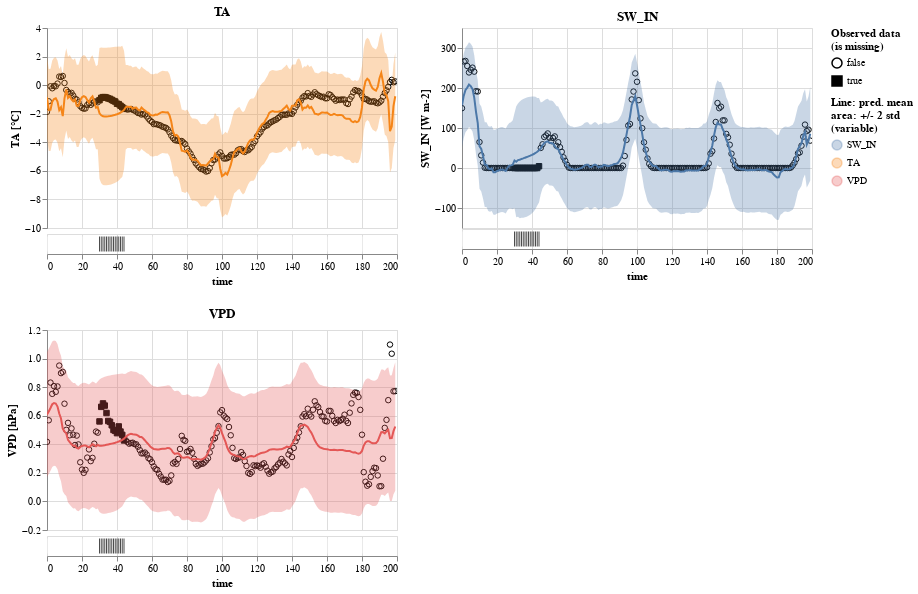

Notebook source saved alongside this figure:
### Code cell
gap2res(var_sel, gap_start=30, gap_len=15, block_start=500, block_end=700).display_results()

### Figure 1 — Vega-Lite specification as saved in the notebook (floating-point values rounded to 4 significant figures; data arrays with more than 128 entries replaced by an {"elided": "..."} marker saying what was removed)
{"config": {"view": {"continuousWidth": 400, "continuousHeight": 300}}, "vconcat": [{"hconcat": [{"vconcat": [{"layer": [{"data": {"name": "data-89403f95a594b6c91e76b7f11ff89ced"}, "mark": {"type": "point", "color": "black", "fillOpacity": 1, "strokeWidth": 1}, "encoding": {"fill": {"field": "is_missing", "legend": {"title": ["Observed data", "(is missing)"]}, "scale": {"range": ["#ffffff00", "black"]}, "type": "nominal"}, "shape": {"field": "is_missing", "type": "nominal"}, "x": {"axis": {"domain": false, "labels": false, "ticks": false, "title": null}, "field": "time", "type": "quantitative"}, "y": {"field": "value", "scale": {"zero": false}, "title": "TA [°C]", "type": "quantitative"}}}, {"layer": [{"mark": "errorband", "encoding": {"color": {"field": "variable", "legend": {"title": ["Line: pred. mean", "area: +/- 2 std", "(variable)"]}, "type": "nominal"}, "tooltip": [{"field": "std", "format": ".4", "type": "quantitative"}, {"field": "mean", "format": ".4", "type": "quantitative"}], "x": {"field": "time", "type": "quantitative"}, "y": {"field": "err_low", "scale": {"zero": false}, "title": "TA [°C]", "type": "quantitative"}, "y2": {"field": "err_high"}}, "height": 200, "transform": [{"calculate": "datum.mean - 2 * datum.std", "as": "err_low"}, {"calculate": "datum.mean + 2 * datum.std", "as": "err_high"}], "width": 350}, {"mark": "line", "encoding": {"color": {"field": "variable", "type": "nominal"}, "x": {"field": "time", "type": "quantitative"}, "y": {"field": "mean", "scale": {"zero": false}, "title": "TA [°C]", "type": "quantitative"}}, "selection": {"selector011": {"type": "interval", "bind": "scales", "encodings": ["x"]}}, "title": "TA"}], "data": {"name": "data-f5c742a9f3ca0413eeb0f15f7915f47b"}}]}, {"data": {"name": "data-89403f95a594b6c91e76b7f11ff89ced"}, "mark": {"type": "tick", "color": "black"}, "encoding": {"color": {"condition": {"value": "black", "test": "datum.is_missing"}, "value": "white"}, "x": {"field": "time", "type": "quantitative"}}, "selection": {"selector011": {"type": "interval", "bind": "scales", "encodings": ["x"]}}, "width": 350}], "spacing": -10}, {"vconcat": [{"layer": [{"data": {"name": "data-9243fb5ff245f5cac8ca112c5acb96ac"}, "mark": {"type": "point", "color": "black", "fillOpacity": 1, "strokeWidth": 1}, "encoding": {"fill": {"field": "is_missing", "legend": {"title": ["Observed data", "(is missing)"]}, "scale": {"range": ["#ffffff00", "black"]}, "type": "nominal"}, "shape": {"field": "is_missing", "type": "nominal"}, "x": {"axis": {"domain": false, "labels": false, "ticks": false, "title": null}, "field": "time", "type": "quantitative"}, "y": {"field": "value", "scale": {"zero": false}, "title": "SW_IN [W m-2]", "type": "quantitative"}}}, {"layer": [{"mark": "errorband", "encoding": {"color": {"field": "variable", "legend": {"title": ["Line: pred. mean", "area: +/- 2 std", "(variable)"]}, "type": "nominal"}, "tooltip": [{"field": "std", "format": ".4", "type": "quantitative"}, {"field": "mean", "format": ".4", "type": "quantitative"}], "x": {"field": "time", "type": "quantitative"}, "y": {"field": "err_low", "scale": {"zero": false}, "title": "SW_IN [W m-2]", "type": "quantitative"}, "y2": {"field": "err_high"}}, "height": 200, "transform": [{"calculate": "datum.mean - 2 * datum.std", "as": "err_low"}, {"calculate": "datum.mean + 2 * datum.std", "as": "err_high"}], "width": 350}, {"mark": "line", "encoding": {"color": {"field": "variable", "type": "nominal"}, "x": {"field": "time", "type": "quantitative"}, "y": {"field": "mean", "scale": {"zero": false}, "title": "SW_IN [W m-2]", "type": "quantitative"}}, "selection": {"selector011": {"type": "interval", "bind": "scales", "encodings": ["x"]}}, "title": "SW_IN"}], "data": {"name": "data-b4f61336fd78ec8af88c7c50f396abfc"}}]}, {"data": {"name": "data-9243fb5ff245f5cac8ca112c5acb96ac"}, "mark": {"type": "tick", "color": "black"}, "encoding": {"color": {"condition": {"value": "black", "test": "datum.is_missing"}, "value": "white"}, "x": {"field": "time", "type": "quantitative"}}, "selection": {"selector011": {"type": "interval", "bind": "scales", "encodings": ["x"]}}, "width": 350}], "spacing": -10}]}, {"hconcat": [{"vconcat": [{"layer": [{"data": {"name": "data-2475f5d5710a456dbdd76245419b8eee"}, "mark": {"type": "point", "color": "black", "fillOpacity": 1, "strokeWidth": 1}, "encoding": {"fill": {"field": "is_missing", "legend": {"title": ["Observed data", "(is missing)"]}, "scale": {"range": ["#ffffff00", "black"]}, "type": "nominal"}, "shape": {"field": "is_missing", "type": "nominal"}, "x": {"axis": {"domain": false, "labels": false, "ticks": false, "title": null}, "field": "time", "type": "quantitative"}, "y": {"field": "value", "scale": {"zero": false}, "title": "VPD [hPa]", "type": "quantitative"}}}, {"layer": [{"mark": "errorband", "encoding": {"color": {"field": "variable", "legend": {"title": ["Line: pred. mean", "area: +/- 2 std", "(variable)"]}, "type": "nominal"}, "tooltip": [{"field": "std", "format": ".4", "type": "quantitative"}, {"field": "mean", "format": ".4", "type": "quantitative"}], "x": {"field": "time", "type": "quantitative"}, "y": {"field": "err_low", "scale": {"zero": false}, "title": "VPD [hPa]", "type": "quantitative"}, "y2": {"field": "err_high"}}, "height": 200, "transform": [{"calculate": "datum.mean - 2 * datum.std", "as": "err_low"}, {"calculate": "datum.mean + 2 * datum.std", "as": "err_high"}], "width": 350}, {"mark": "line", "encoding": {"color": {"field": "variable", "type": "nominal"}, "x": {"field": "time", "type": "quantitative"}, "y": {"field": "mean", "scale": {"zero": false}, "title": "VPD [hPa]", "type": "quantitative"}}, "selection": {"selector011": {"type": "interval", "bind": "scales", "encodings": ["x"]}}, "title": "VPD"}], "data": {"name": "data-455d4642e0657a7c9287fc27260a0d38"}}]}, {"data": {"name": "data-2475f5d5710a456dbdd76245419b8eee"}, "mark": {"type": "tick", "color": "black"}, "encoding": {"color": {"condition": {"value": "black", "test": "datum.is_missing"}, "value": "white"}, "x": {"field": "time", "type": "quantitative"}}, "selection": {"selector011": {"type": "interval", "bind": "scales", "encodings": ["x"]}}, "width": 350}], "spacing": -10}]}, {"hconcat": []}, {"hconcat": []}, {"hconcat": []}, {"hconcat": []}, {"hconcat": []}, {"hconcat": []}, {"hconcat": []}, {"hconcat": []}, {"hconcat": []}, {"hconcat": []}, {"hconcat": []}, {"hconcat": []}, {"hconcat": []}, {"hconcat": []}, {"hconcat": []}, {"hconcat": []}, {"hconcat": []}, {"hconcat": []}, {"hconcat": []}, {"hconcat": []}, {"hconcat": []}, {"hconcat": []}, {"hconcat": []}, {"hconcat": []}, {"hconcat": []}, {"hconcat": []}, {"hconcat": []}, {"hconcat": []}, {"hconcat": []}, {"hconcat": []}, {"hconcat": []}, {"hconcat": []}, {"hconcat": []}, {"hconcat": []}, {"hconcat": []}, {"hconcat": []}, {"hconcat": []}, {"hconcat": []}, {"hconcat": []}, {"hconcat": []}, {"hconcat": []}, {"hconcat": []}, {"hconcat": []}, {"hconcat": []}, {"hconcat": []}, {"hconcat": []}, {"hconcat": []}, {"hconcat": []}, {"hconcat": []}, {"hconcat": []}, {"hconcat": []}, {"hconcat": []}, {"hconcat": []}, {"hconcat": []}, {"hconcat": []}, {"hconcat": []}, {"hconcat": []}, {"hconcat": []}, {"hconcat": []}, {"hconcat": []}, {"hconcat": []}, {"hconcat": []}, {"hconcat": []}, {"hconcat": []}, {"hconcat": []}, {"hconcat": []}, {"hconcat": []}, {"hconcat": []}, {"hconcat": []}, {"hconcat": []}, {"hconcat": []}, {"hconcat": []}, {"hconcat": []}, {"hconcat": []}, {"hconcat": []}, {"hconcat": []}, {"hconcat": []}, {"hconcat": []}, {"hconcat": []}, {"hconcat": []}, {"hconcat": []}, {"hconcat": []}, {"hconcat": []}, {"hconcat": []}, {"hconcat": []}, {"hconcat": []}, {"hconcat": []}, {"hconcat": []}, {"hconcat": []}, {"hconcat": []}, {"hconcat": []}, {"hconcat": []}, {"hconcat": []}, {"hconcat": []}, {"hconcat": []}, {"hconcat": []}, {"hconcat": []}, {"hconcat": []}, {"hconcat": []}, {"hconcat": []}, {"hconcat": []}, {"hconcat": []}, {"hconcat": []}, {"hconcat": []}, {"hconcat": []}, {"hconcat": []}, {"hconcat": []}, {"hconcat": []}, {"hconcat": []}, {"hconcat": []}, {"hconcat": []}, {"hconcat": []}, {"hconcat": []}, {"hconcat": []}, {"hconcat": []}, {"hconcat": []}, {"hconcat": []}, {"hconcat": []}, {"hconcat": []}, {"hconcat": []}, {"hconcat": []}, {"hconcat": []}, {"hconcat": []}, {"hconcat": []}, {"hconcat": []}, {"hconcat": []}, {"hconcat": []}, {"hconcat": []}, {"hconcat": []}, {"hconcat": []}, {"hconcat": []}, {"hconcat": []}, {"hconcat": []}, {"hconcat": []}, {"hconcat": []}, {"hconcat": []}, {"hconcat": []}, {"hconcat": []}, {"hconcat": []}, {"hconcat": []}, {"hconcat": []}, {"hconcat": []}, {"hconcat": []}, {"hconcat": []}, {"hconcat": []}, {"hconcat": []}, {"hconcat": []}, {"hconcat": []}, {"hconcat": []}, {"hconcat": []}, {"hconcat": []}, {"hconcat": []}, {"hconcat": []}, {"hconcat": []}, {"hconcat": []}, {"hconcat": []}, {"hconcat": []}, {"hconcat": []}, {"hconcat": []}, {"hconcat": []}, {"hconcat": []}, {"hconcat": []}, {"hconcat": []}, {"hconcat": []}, {"hconcat": []}, {"hconcat": []}, {"hconcat": []}, {"hconcat": []}, {"hconcat": []}, {"hconcat": []}, {"hconcat": []}, {"hconcat": []}, {"hconcat": []}, {"hconcat": []}, {"hconcat": []}, {"hconcat": []}, {"hconcat": []}, {"hconcat": []}, {"hconcat": []}, {"hconcat": []}, {"hconcat": []}, {"hconcat": []}, {"hconcat": []}, {"hconcat": []}, {"hconcat": []}, {"hconcat": []}, {"hconcat": []}, {"hconcat": []}, {"hconcat": []}, {"hconcat": []}, {"hconcat": []}, {"hconcat": []}, {"hconcat": []}, {"hconcat": []}, {"hconcat": []}, {"hconcat": []}, {"hconcat": []}, {"hconcat": []}, {"hconcat": []}, {"hconcat": []}, {"hconcat": []}, {"hconcat": []}, {"hconcat": []}, {"hconcat": []}, {"hconcat": []}, {"hconcat": []}, {"hconcat": []}, {"hconcat": []}, {"hconcat": []}, {"hconcat": []}, {"hconcat": []}, {"hconcat": []}, {"hconcat": []}, {"hconcat": []}, {"hconcat": []}, {"hconcat": []}, {"hconcat": []}, {"hconcat": []}, {"hconcat": []}, {"hconcat": []}, {"hconcat": []}, {"hconcat": []}, {"hconcat": []}, {"hconcat": []}, {"hconcat": []}, {"hconcat": []}, {"hconcat": []}, {"hconcat": []}, {"hconcat": []}, {"hconcat": []}, {"hconcat": []}, {"hconcat": []}, {"hconcat": []}, {"hconcat": []}, {"hconcat": []}, {"hconcat": []}, {"hconcat": []}, {"hconcat": []}, {"hconcat": []}, {"hconcat": []}, {"hconcat": []}, {"hconcat": []}, {"hconcat": []}, {"hconcat": []}, {"hconcat": []}, {"hconcat": []}, {"hconcat": []}, {"hconcat": []}, {"hconcat": []}, {"hconcat": []}, {"hconcat": []}, {"hconcat": []}, {"hconcat": []}, {"hconcat": []}, {"hconcat": []}, {"hconcat": []}, {"hconcat": []}, {"hconcat": []}, {"hconcat": []}, {"hconcat": []}, {"hconcat": []}, {"hconcat": []}, {"hconcat": []}, {"hconcat": []}, {"hconcat": []}, {"hconcat": []}, {"hconcat": []}, {"hconcat": []}, {"hconcat": []}, {"hconcat": []}, {"hconcat": []}, {"hconcat": []}, {"hconcat": []}, {"hconcat": []}, {"hconcat": []}, {"hconcat": []}, {"hconcat": []}, {"hconcat": []}, {"hconcat": []}, {"hconcat": []}, {"hconcat": []}, {"hconcat": []}, {"hconcat": []}, {"hconcat": []}, {"hconcat": []}, {"hconcat": []}, {"hconcat": []}, {"hconcat": []}, {"hconcat": []}, {"hconcat": []}, {"hconcat": []}, {"hconcat": []}, {"hconcat": []}, {"hconcat": []}, {"hconcat": []}, {"hconcat": []}, {"hconcat": []}, {"hconcat": []}], "$schema": "https://vega.github.io/schema/vega-lite/v4.17.0.json", "datasets": {"data-89403f95a594b6c91e76b7f11ff89ced": {"elided": "200 records"}, "data-f5c742a9f3ca0413eeb0f15f7915f47b": {"elided": "200 records"}, "data-9243fb5ff245f5cac8ca112c5acb96ac": {"elided": "200 records"}, "data-b4f61336fd78ec8af88c7c50f396abfc": {"elided": "200 records"}, "data-2475f5d5710a456dbdd76245419b8eee": {"elided": "200 records"}, "data-455d4642e0657a7c9287fc27260a0d38": {"elided": "200 records"}}}
